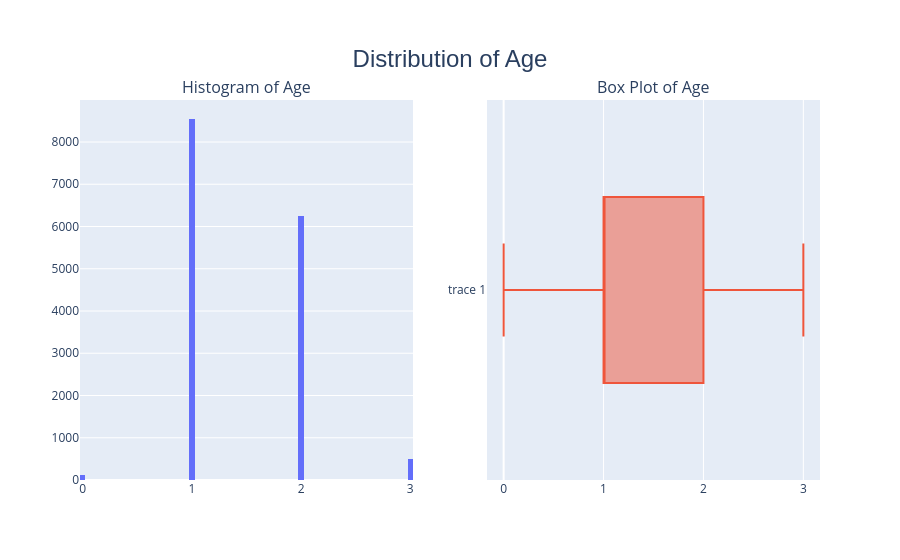

Source (notebook cell):
### Code cell
fig = make_subplots(rows=1, cols=2, subplot_titles=("Histogram of Age", "Box Plot of Age"))

# Histogram
fig.add_trace(go.Histogram(x=df_clean_v5['Age'], nbinsx=100), row=1, col=1)
# Box Plot
fig.add_trace(go.Box(x=df_clean_v5['Age']), row=1, col=2)

fig.update_layout(
    title={
        'text': 'Distribution of Age', 'x':0.5,
        'xanchor': 'center', 'yanchor': 'top',
        'font': {'family': 'Arial, sans-serif', 'size': 24}
    }, showlegend=False
)

fig.show()

### Figure 1 — Plotly figure (JSON) as saved in the notebook; plotly's stock layout.template omitted (floating-point values rounded to 4 significant figures; data arrays with more than 128 entries replaced by an {"elided": "..."} marker saying what was removed)
{"data": [{"nbinsx": 100, "type": "histogram", "x": {"elided": "15420 int values"}, "xaxis": "x", "yaxis": "y"}, {"type": "box", "x": {"elided": "15420 int values"}, "xaxis": "x2", "yaxis": "y2"}], "layout": {"annotations": [{"font": {"size": 16}, "showarrow": false, "text": "Histogram of Age", "x": 0.225, "xanchor": "center", "xref": "paper", "y": 1, "yanchor": "bottom", "yref": "paper"}, {"font": {"size": 16}, "showarrow": false, "text": "Box Plot of Age", "x": 0.775, "xanchor": "center", "xref": "paper", "y": 1, "yanchor": "bottom", "yref": "paper"}], "autosize": true, "showlegend": false, "title": {"font": {"family": "Arial, sans-serif", "size": 24}, "text": "Distribution of Age", "x": 0.5, "xanchor": "center", "yanchor": "top"}, "xaxis": {"anchor": "y", "autorange": true, "domain": [0, 0.45], "range": [-0.025, 3.025], "type": "linear"}, "xaxis2": {"anchor": "y2", "autorange": true, "domain": [0.55, 1], "range": [-0.1667, 3.167], "type": "linear"}, "yaxis": {"anchor": "x", "autorange": true, "domain": [0, 1], "range": [0, 8994.0]}, "yaxis2": {"anchor": "x2", "autorange": true, "domain": [0, 1], "range": [-0.5, 0.5], "type": "category"}}}
